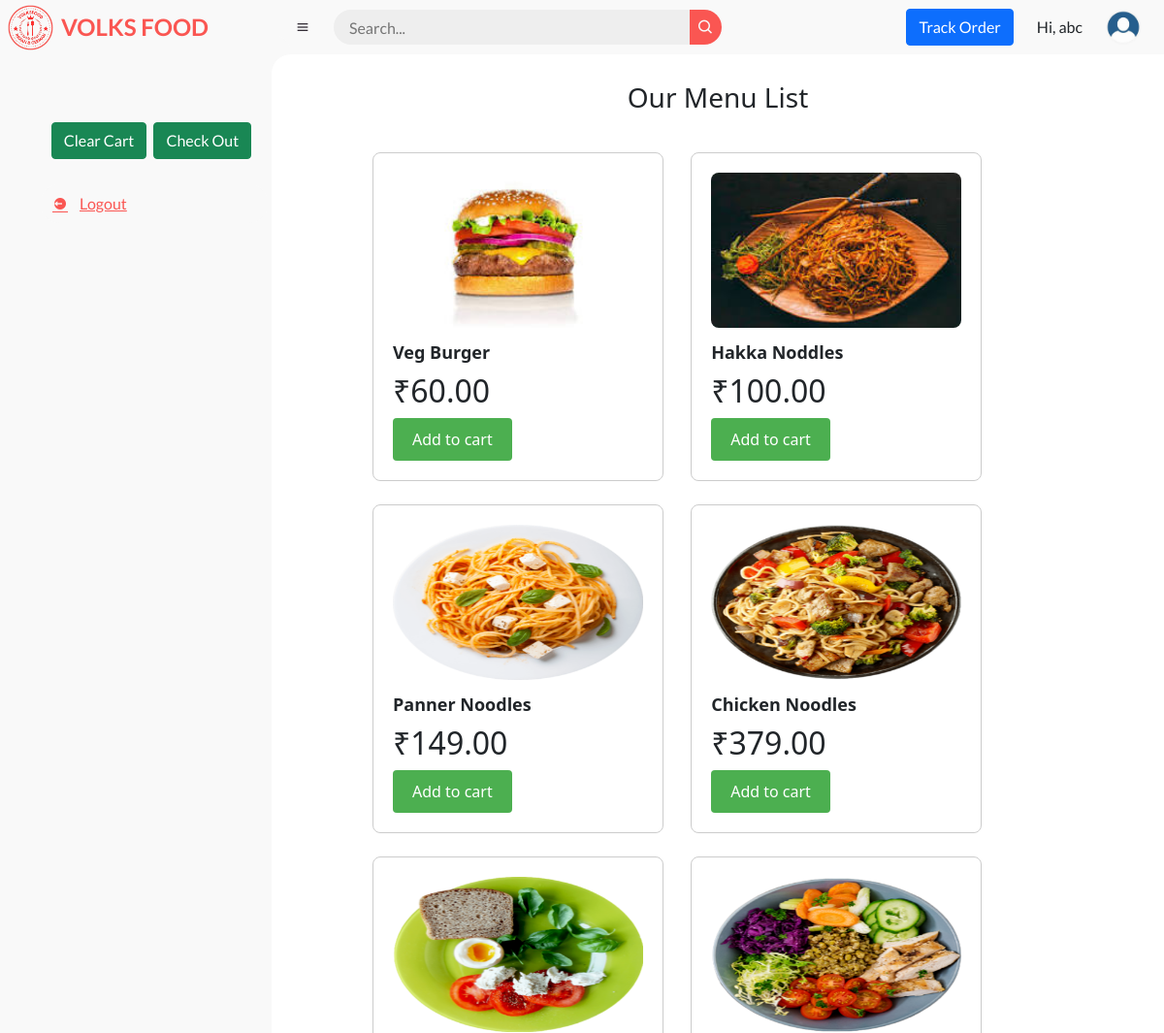
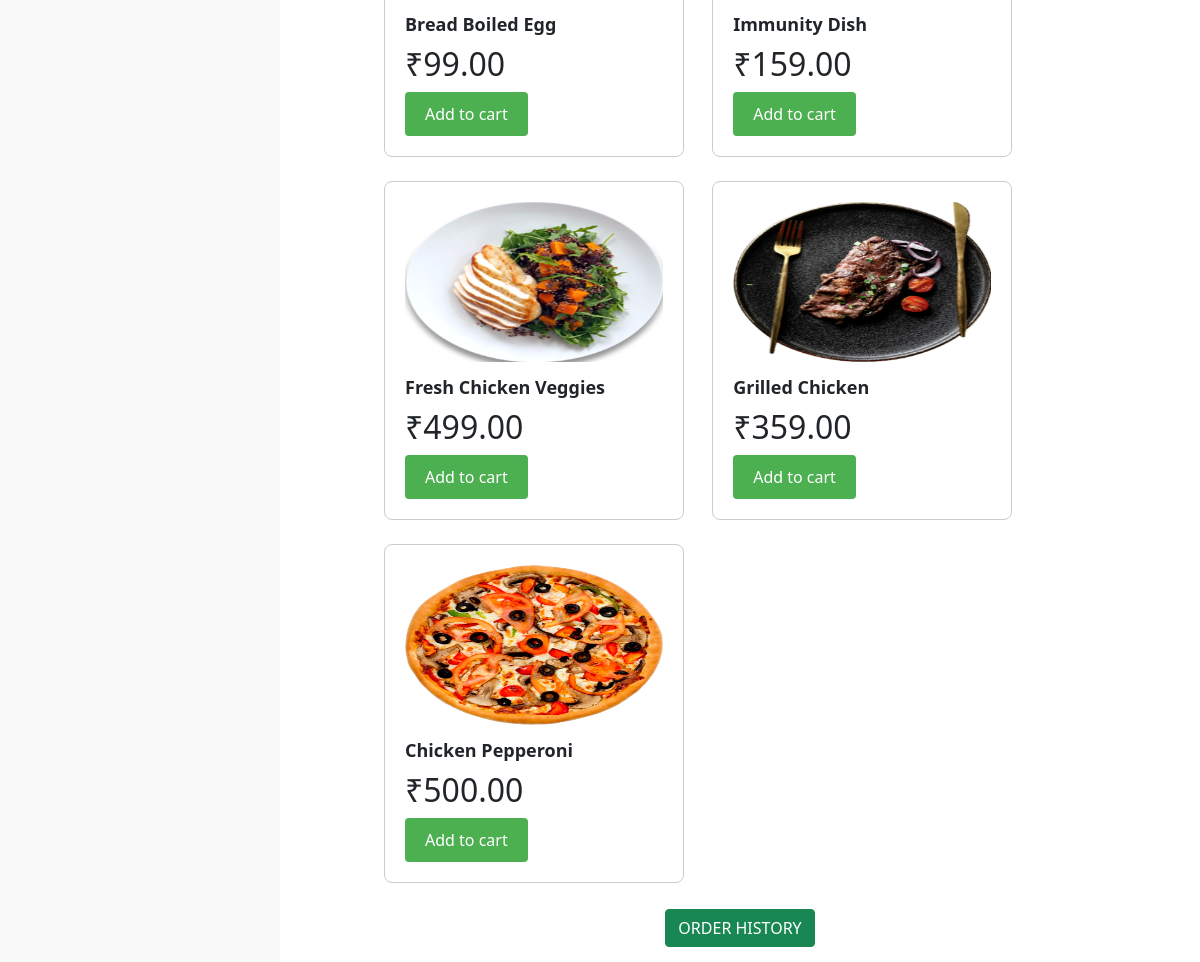
The page /home (signed in) on the database its author committed (2 pictures, top to bottom).
### Food/models.py (models this page shows, shortened)
class Food(models.Model):
    id = models.CharField(max_length=100,primary_key=True)
    name = models.CharField(max_length=100)
    description = models.TextField()
    price  = models.DecimalField(max_digits=10, decimal_places=2)
    image = models.ImageField(upload_to='food_images/')
    category_id = models.ForeignKey('Category', on_delete=models.CASCADE)
    feature = models.CharField(max_length=100)
    active = models.BooleanField(default=True)

### Food/views.py (the view)
# urls.py: path('home', views.home, name='home'),
@login_required
def home(request):
    query = request.GET.get('q')
    if query:
        foods = Food.objects.filter(name__icontains=query)
    else:
        foods = Food.objects.all()
    return render(request, 'home.html', {'foods': foods,'query': query})

### Food/templates/home.html (shortened to what this page needs)
{% extends 'base.html' %} {% load static %} {% block mainbody %}
<h3 style="text-align: center; margin: 3%">Our Menu List</h3>
<div class="food-cards" style="margin: 0px auto; width: 80%">
  {% for food in foods %}
  <div class="food-card" style="margin: 12px">
    <img src="{{ food.image.url }}" alt="{{ food.name }}" />
    <div class="food-details">
      <h2 class="food-title">{{ food.name }}</h2>
      <h2 class="food-price">&#x20B9;{{ food.price }}</h2>
      <a href="{% url 'cart_add' food.id  %}"
        ><button class="buy-button">Add to cart</button></a
      >
    </div>
  </div>
  {% endfor %} {% endblock %}

### Food/templates/base.html (shortened to what this page needs)
{% load static %}
<!DOCTYPE html>
<html lang="en">
<head>
	<link href='https://unpkg.com/boxicons@2.0.9/css/boxicons.min.css' rel='stylesheet'>
	<link rel="stylesheet" href="{% static 'css/style.css' %}"/>
	<link rel="stylesheet" href="{% static 'css/custom.css' %}"/>
	<link rel="stylesheet" href="../static/cssSample/bootstrap.min.css">
</head>
<body>
	<section id="sidebar">
		 <div class="navbar__logo brand" style="width: fit-content;">
            <a href="index.html"><img src="{% static 'img/logo.png' %}" alt="logo" /></a>
            <span class="text">VOLKS FOOD</span>
          </div>
		<ul class="side-menu top">
			{% load cart_tag %}
	<div style="margin: 20px 2px; text-align: center;">
		<button class="btn btn-success" style="margin: 2px;">
			<a style="text-decoration: none; color: white" href="{% url 'cart_clear' %}">Clear Cart</a>
		</button>
		<button class="btn btn-success" style="margin: 2px;">
			<a style="text-decoration: none; color: white" href="{% url 'contact' %}">Check Out</a>
		</button>
	</div>
			<li>
				<a href="{% url 'logout' %}" class="logout">
					<i class='bx bxs-log-out-circle' ></i>
					<span class="text">Logout</span>
				</a>
			</li>
		</ul>
	</section>
	<section id="content">
		<nav>
			<i class='bx bx-menu' ></i>
			<form method="GET">
				<div class="form-input">
				{% if query %}
					<input type="search" placeholder="Search..." name="q" value="{{ query }}">
				{% else %}
					<input type="search" placeholder="Search..." name="q" >
				{% endif %}
					<button type="submit" class="search-btn"><i class='bx bx-search' ></i></button>
				</div>
			</form>
			<a href="{% url 'track' %}" class="profile"><button class="btn btn-primary">Track Order</button></a>
			<p style="align-self: end;">Hi, {{request.user.username}}</p>
			<a href="#" class="profile">
				<img src="{% static 'img/profile.jpg' %}">
			</a>
		</nav>
  {% block mainbody %} {% endblock %}
		<div class="text-center" style="margin: 2%;">
			<a href="{% url 'orders' %}">
				<button class="btn btn-success">ORDER HISTORY</button>
			</a>
		</div>
</body>
</html>

### Food/static/css/style.css (style rules this page uses)
* { margin: 0; padding: 0; box-sizing: border-box; }
a { text-decoration: none; }
li { list-style: none; }
:root { --poppins: 'Poppins', sans-serif; --lato: 'Lato', sans-serif; --white: #fff; --light: #F9F9F9; --blue: #3C91E6; --light-blue: #CFE8FF; --grey: #eee; --dark-grey: #AAAAAA; --dark: #342E37; --red: #fa5652; --yellow: #FFCE26; --light-yellow: #FFF2C6; --orange: #FD7238; --light-orange: #FFE0D3; }
html { overflow-x: hidden; }
body { background: var(--white); overflow-x: hidden; }
#sidebar { position: fixed; top: 0; left: 0; width: 280px; height: 100%; background: var(--light); z-index: 2000; font-family: var(--lato); transition: .3s ease; overflow-x: hidden; scrollbar-width: none; }
#sidebar .brand { font-size: 24px; font-weight: 700; height: 56px; display: flex; align-items: center; color: var(--red); position: sticky; top: 0; left: 0; background: var(--light); z-index: 500; padding-bottom: 20px; box-sizing: content-box; }
#sidebar .side-menu { width: 100%; margin-top: 48px; }
#sidebar .side-menu li { height: 48px; background: transparent; margin-left: 6px; border-radius: 48px 0 0 48px; padding: 4px; }
#sidebar .side-menu li a { width: 100%; height: 100%; background: var(--light); display: flex; align-items: center; border-radius: 48px; font-size: 16px; color: var(--dark); white-space: nowrap; overflow-x: hidden; }
#sidebar .side-menu li a.logout { color: var(--red); }
#sidebar .side-menu li a .bx { min-width: calc(60px - ((4px + 6px) * 2)); display: flex; justify-content: center; }
#content { position: relative; width: calc(100% - 280px); left: 280px; transition: .3s ease; }
#content nav { height: 56px; background: var(--light); padding: 0 24px; display: flex; align-items: center; grid-gap: 24px; font-family: var(--lato); position: sticky; top: 0; left: 0; z-index: 1000; }
#content nav::before { content: ''; position: absolute; width: 40px; height: 40px; bottom: -40px; left: 0; border-radius: 50%; box-shadow: -20px -20px 0 var(--light); }
#content nav a { color: var(--dark); }
#content nav .bx.bx-menu { cursor: pointer; color: var(--dark); }
#content nav form { max-width: 400px; width: 100%; margin-right: auto; }
#content nav form .form-input { display: flex; align-items: center; height: 36px; }
#content nav form .form-input input { flex-grow: 1; padding: 0 16px; height: 100%; border: none; background: var(--grey); border-radius: 36px 0 0 36px; outline: none; width: 100%; color: var(--dark); }
#content nav form .form-input button { width: 36px; height: 100%; display: flex; justify-content: center; align-items: center; background: var(--red); color: var(--light); font-size: 18px; border: none; outline: none; border-radius: 0 36px 36px 0; cursor: pointer; }
#content nav .profile img { width: 36px; height: 36px; object-fit: cover; border-radius: 50%; }
.navbar__logo { display: flex; align-items: center; }
.navbar__logo img { width: 63px; }

### Food/static/css/custom.css (style rules this page uses)
.food-card { border: 1px solid #ccc; border-radius: 8px; padding: 20px; margin: 10px; width: 300px; display: inline-block; }
.food-card img { width: 100%; height: 10em; border-radius: 8px; margin-bottom: 15px; }
.food-title { font-weight: bold; font-size: 18px; margin-bottom: 10px; }
.buy-button { background-color: #4CAF50; border: none; color: white; padding: 10px 20px; text-align: center; text-decoration: none; display: inline-block; font-size: 16px; border-radius: 4px; cursor: pointer; }

### rows shown on the page
Food: image (picture), name "Veg Burger", price "60.00"
Food: image (picture), name "Hakka Noddles", price "100.00"
Food: image (picture), name "Panner Noodles", price "149.00"
Food: image (picture), name "Chicken Noodles", price "379.00"
Food: image (picture), name "Bread Boiled Egg", price "99.00"
Food: image (picture), name "Immunity Dish", price "159.00"
Food: image (picture), name "Fresh Chicken Veggies", price "499.00"
Food: image (picture), name "Grilled Chicken", price "359.00"
Food: image (picture), name "Chicken Pepperoni", price "500.00"

### other values the page prints
{{ request.user.username }} "abc"
